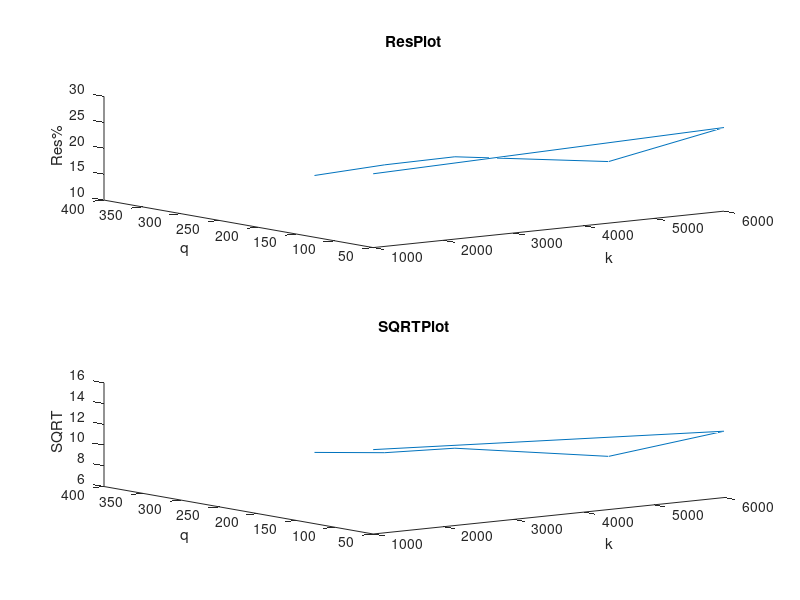

MATLAB code to generate this figure:
clear;
%Simple script that plots out my outputs
SQRT = [14.14 12.40 8.01 6.18 6.45 7.18];
Res = [24.24 26.13 15.64 11.33 11.18 10.53];
k = [1000 6000 6000 6000 5000 4000];
Q = [50 50 200 400 400 400];

subplot(2,1,1)
plot3(k,Q,Res),xlabel('k'),ylabel('q'),zlabel('Res%');
title('ResPlot')
subplot(2,1,2)
plot3(k,Q,SQRT),xlabel('k'),ylabel('q'),zlabel('SQRT');
title('SQRTPlot')